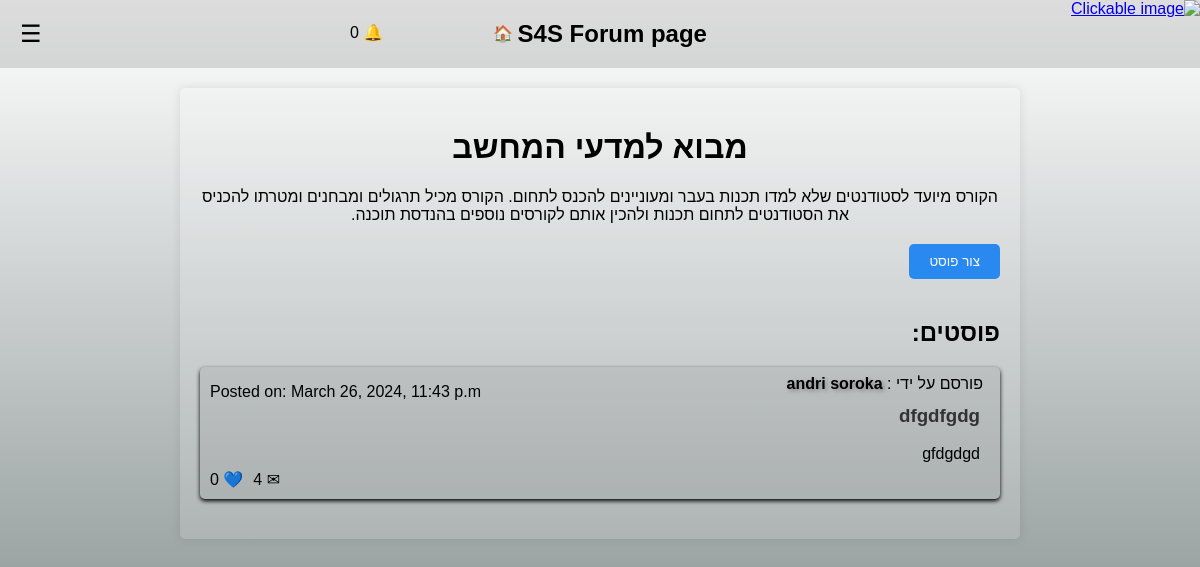
The page /blog/1/ on the database as committed earlier.
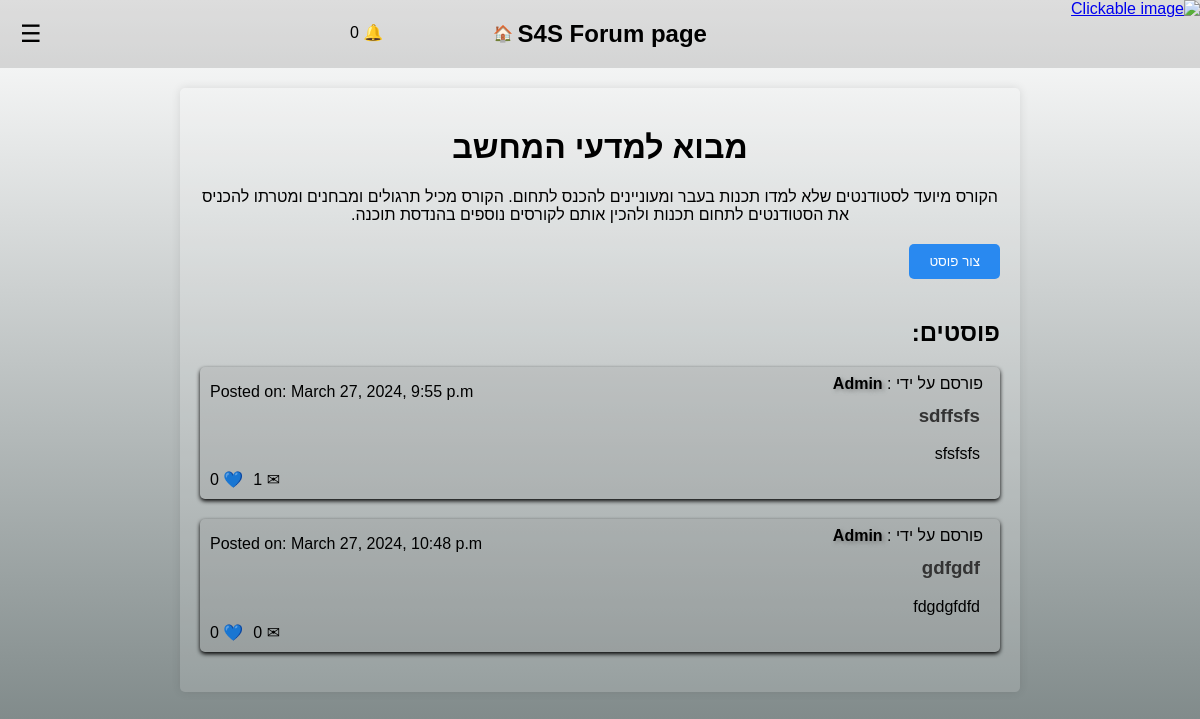
The same page on the database as committed later.
### S4S/models.py (models this page shows, shortened)
class Post2(models.Model):
    title = models.CharField(max_length=100)
    user_name = models.CharField(default="none", max_length=100)
    user_email = models.EmailField(null=True)
    content = models.TextField()
    date_posted = models.DateTimeField(default=timezone.now)
    blog = models.ForeignKey('Blog', on_delete=models.CASCADE, null=True)
    candidate = models.ForeignKey('Candidate', on_delete=models.CASCADE, null=True, blank=True)
    student = models.ForeignKey('Student', on_delete=models.CASCADE, null=True, blank=True)
    graduate = models.ForeignKey('Graduate', on_delete=models.CASCADE, null=True, blank=True)
    admin = models.ForeignKey('Admin', on_delete=models.CASCADE, null=True, blank=True)
    comment_count = models.IntegerField(default=0)
    likes_count = models.IntegerField(default=0)

### S4S/blogim.py (the view, shortened to what this page needs)
# urls.py: path('blog/<int:blog_id>/', blogim.blog_detail, name='blog_detail'),
def blog_detail(request, blog_id):
    blog = Blog.objects.get(pk=blog_id)
    posts2 = Post2.objects.filter(blog=blog)
    current_user = None
    user_type = None
    return render(request, 'blog.detail.html', {'blog': blog, 'posts2': posts2, 'current_user': current_user, 'user_type': user_type})

### templates/blog.detail.html (shortened to what this page needs)
<!DOCTYPE html>
<html lang="en">
<head>
</head>
<body>
<header>
    <div class="menu-icon" onclick="toggleSidebar(event)">☰</div>
    <a href="/" style="text-decoration: none; color: inherit;"><h2>S4S Forum page</h2></a>
     <a href="/" style="text-decoration: none; color: inherit;">&nbsp;🏠</a>
     <div id="notification-container">
    <span>&#x1F514;</span>
    <span id="notification-counter"></span>
</div>
</header>
    <div class="container">
        <div class="header">
            <h1>{{ blog.title }}</h1>
            <p>{{ blog.description }}</p>
        </div>
        <button class="create-post-button" onclick="toggleCreatePostForm()">צור פוסט</button>
        <a href="{% url '' %}" class="top-left">
            <img src="https://i.imgur.com/YAy1rDP.png" alt="Clickable image" width="250" height="75" class="invert-color">
        </a>
        <div class="posts">
            <h2>פוסטים:</h2>
            {% for post2 in posts2 %}
                <div class="post">
                    <a href="{% url 'post_detail' post2.id %}" style="text-decoration: none; color: inherit;">
                        <div class="post-info">
                          <span class="post-author"> פורסם על ידי : <span class="author-name">{{ post2.user_name }}</span><br></span>
                        </div>
                        <div class="post-details">
                           {% load tz %}
                        <p>Posted on: {{ post2.date_posted|timezone:"Asia/Jerusalem"|date:"F j, Y, P"|slice:":-1" }}</p>
                        </div>
                        <br>
                        <h3>{{ post2.title }}</h3>
                        <p>{{ post2.content }}</p>
     <div class="post-interactions" style="position: absolute; bottom: 10px; left: 10px; display: flex; flex-direction: row;">
    <span class="comment-count">&#9993; {{ post2.comment_count }}</span>
    <span class="like-count">💙 {{post2.likes_count }}</span>
</div>
                    </a>
                </div>
            {% endfor %}
        </div>
    </div>
</body>
</html>

Rows that differ between the two databases and show on the page:
removed Post2: user_name "andri soroka", date_posted "March 26, 2024, 11:43 p.m", title "dfgdfgdg", content "gfdgdgd", comment_count "4", likes_count "0"
added Post2: user_name "Admin", date_posted "March 27, 2024, 9:55 p.m", title "sdffsfs", content "sfsfsfs", comment_count "1", likes_count "0"
added Post2: user_name "Admin", date_posted "March 27, 2024, 10:48 p.m", title "gdfgdf", content "fdgdgfdfd", comment_count "0", likes_count "0"
